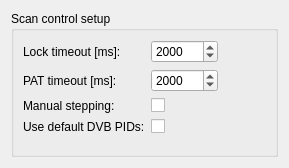
<?xml version="1.0" encoding="UTF-8"?>
<ui version="4.0">
 <class>ScanSetupCommonWidget</class>
 <widget class="QWidget" name="ScanSetupCommonWidget">
  <property name="geometry">
   <rect>
    <x>0</x>
    <y>0</y>
    <width>289</width>
    <height>168</height>
   </rect>
  </property>
  <property name="windowTitle">
   <string>Form</string>
  </property>
  <layout class="QVBoxLayout" name="verticalLayout">
   <item>
    <widget class="QGroupBox" name="groupBox">
     <property name="title">
      <string>Scan control setup</string>
     </property>
     <layout class="QFormLayout" name="formLayout">
      <property name="fieldGrowthPolicy">
       <enum>QFormLayout::FieldsStayAtSizeHint</enum>
      </property>
      <item row="0" column="0">
       <widget class="QLabel" name="label_7">
        <property name="text">
         <string>Lock timeout [ms]:</string>
        </property>
       </widget>
      </item>
      <item row="0" column="1">
       <widget class="QSpinBox" name="lockTimeout">
        <property name="maximum">
         <number>2000000</number>
        </property>
        <property name="value">
         <number>2000</number>
        </property>
       </widget>
      </item>
      <item row="1" column="0">
       <widget class="QLabel" name="label_8">
        <property name="text">
         <string>PAT timeout [ms]:</string>
        </property>
       </widget>
      </item>
      <item row="1" column="1">
       <widget class="QSpinBox" name="patTimeout">
        <property name="maximum">
         <number>2000000</number>
        </property>
        <property name="value">
         <number>2000</number>
        </property>
       </widget>
      </item>
      <item row="2" column="0">
       <widget class="QLabel" name="label_9">
        <property name="text">
         <string>Manual stepping:</string>
        </property>
       </widget>
      </item>
      <item row="2" column="1">
       <widget class="QCheckBox" name="manualStepping">
        <property name="toolTip">
         <string>Frequency stepping during scan is done manually</string>
        </property>
        <property name="text">
         <string/>
        </property>
       </widget>
      </item>
      <item row="3" column="0">
       <widget class="QLabel" name="label_10">
        <property name="toolTip">
         <string>If selected, when starting a new step, the scan procedure will ask for PIDs 0, 16, 17, 18 and 20. Otherwise only PID 0 is asked.</string>
        </property>
        <property name="text">
         <string>Use default DVB PIDs:</string>
        </property>
       </widget>
      </item>
      <item row="3" column="1">
       <widget class="QCheckBox" name="defaultDvbPIDs">
        <property name="toolTip">
         <string>If selected, when starting a new step, the scan procedure will ask for PIDs 0, 16, 17, 18 and 20. Otherwise only PID 0 is asked.</string>
        </property>
        <property name="text">
         <string/>
        </property>
       </widget>
      </item>
     </layout>
    </widget>
   </item>
  </layout>
 </widget>
 <resources/>
 <connections/>
</ui>
